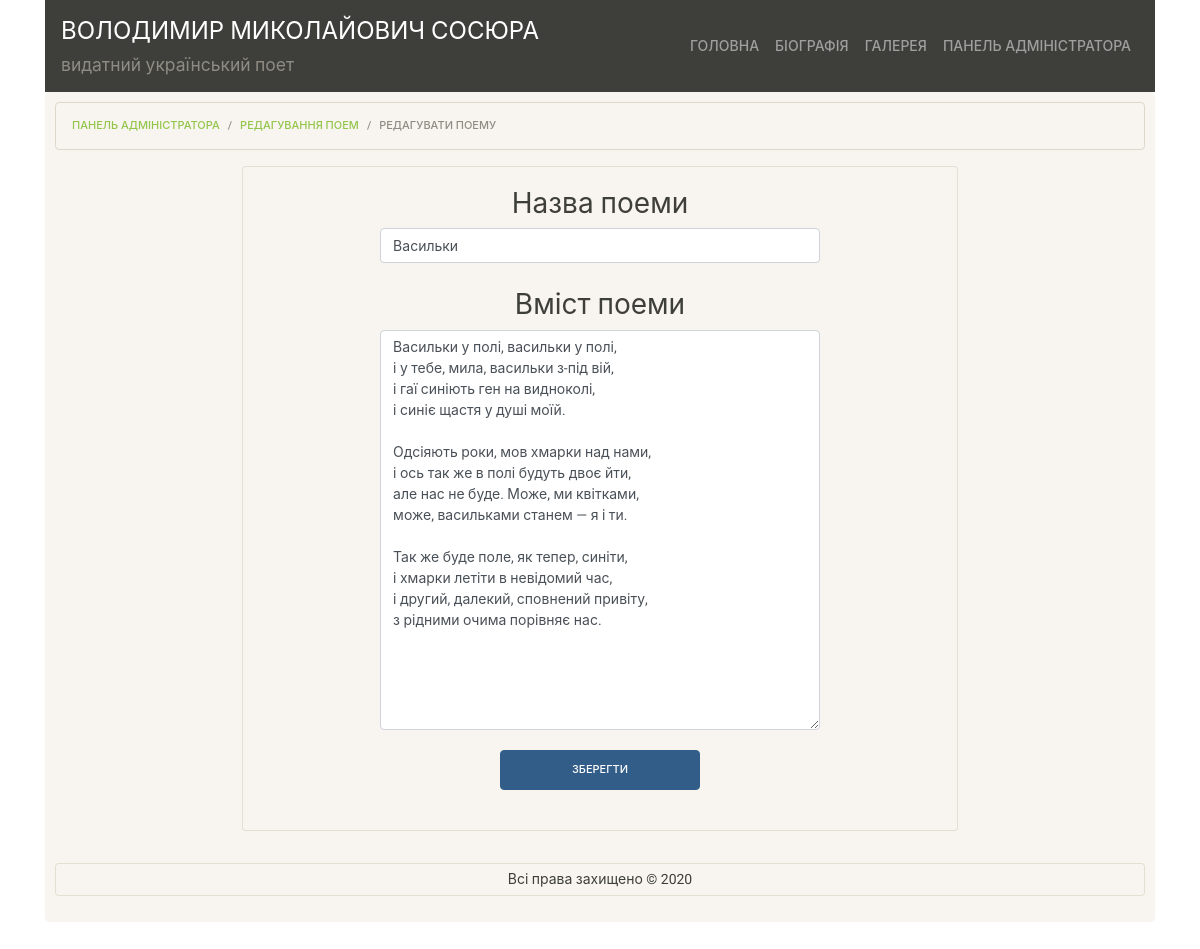
Page /lab10/public/admin/edit_poem.php?id=3 (signed in) on the committed database.
### tables this page shows
CREATE TABLE `site_head` (
  `id` int(11) NOT NULL,
  `author_full_name` varchar(50) NOT NULL,
  `description` varchar(50) NOT NULL
);

CREATE TABLE `poems` (
  `id` int(11) NOT NULL,
  `name` varchar(30) NOT NULL,
  `content` text NOT NULL
);

### lab10/src/services/Utils.php (called while the page is built, shortened)
<?php
class Utils {
    public static function get_file_hash($filename) {
        return date('YmdHis', filemtime($filename));
    }
}

### lab10/src/services/Auth.php (called while the page is built, shortened)
<?php
require_once __DIR__."/../dao/UserDaoPdo.php";
class Auth {
    private static ?Auth $singleton = null;
    private PDO $db;
    private UserDaoPdo $userDao;
    private ?User $user;
    private function __construct(PDO $db) {
        $this->db = $db;
        $this->userDao = new UserDaoPdo($db);
        $this->user = null;
        $this->tryRestoreFromSession();
    }
    private function tryRestoreFromSession() {
        if (isset($_SESSION['username']) && isset($_SESSION['password'])) {
            $username = $_SESSION['username'];
            $user = $this->userDao->findOneWithUsername($username);
            $this->user = $user;
        }
    }
    public static function instance() {
        if (Auth::$singleton == null) {
            include __DIR__."/../../config/db.php";
            Auth::$singleton = new Auth($db);
        }
        return Auth::$singleton;
    }
    public function getDb() {
        return $this->db;
    }
    public function isLoggedIn() {
        return $this->user != null;
    }
    public function isLoggedAsEditor() {
        return $this->isLoggedIn() && $this->user->isEditor();
    }
}

### lab10/src/dao/PdoDao.php (called while the page is built, shortened)
<?php
abstract class PdoDao {
    protected PDO $db;
    public function __construct(PDO $db) {
        $this->db = $db;
    }
    public function getById($id) {
        $stmt = $this->db->prepare("SELECT * FROM `{$this->getTableName()}` WHERE `id` = ?");
        $stmt->execute([$id]);
        $row = $stmt->fetch();
        return $this->associativeArrayToObject($row);
    }
}

### lab10/src/dao/SiteHeadDaoPdo.php (called while the page is built, shortened)
<?php
require_once __DIR__ . "/../models/SiteHead.php";
require_once __DIR__ . "/PdoDao.php";
class SiteHeadDaoPdo extends PdoDao {
    protected function getTableName() {
        return self::TABLE_NAME;
    }
    protected function associativeArrayToObject($arr) {
        return SiteHead::fromArray($arr);
    }
}

### lab10/src/models/SiteHead.php (called while the page is built, shortened)
<?php
class SiteHead {
    private $author_full_name;
    private $description;
    public static function fromArray($arr) {
        $obj = new SiteHead();
        foreach ($arr as $key => $value) {
            if (is_numeric($key)) continue;
            $obj->{$key} = $value;
        }
        return $obj;
    }
    public function getAuthorFullName() {
        return $this->author_full_name;
    }
    public function getDescription() {
        return $this->description;
    }
}

### lab10/src/dao/UserDaoPdo.php (called while the page is built, shortened)
<?php
require_once __DIR__ . "/../models/User.php";
require_once __DIR__ . "/PdoDao.php";
class UserDaoPdo extends PdoDao {
    protected function getTableName() {
        return self::TABLE_NAME;
    }
    protected function associativeArrayToObject($arr) {
        return User::fromArray($arr);
    }
    public function findOneWithUsername($username) {
        $stmt = $this->db->prepare("SELECT * FROM `{$this->getTableName()}` WHERE `username` = ?");
        $stmt->execute([$username]);
        $row = $stmt->fetch();
        return $this->associativeArrayToObject($row);
    }
}

### lab10/src/models/User.php (called while the page is built, shortened)
<?php
class User {
    private $role_id;
    public function isEditor() {
        return $this->getRoleId() >= 2;
    }
    public function getRoleId() {
        return $this->role_id;
    }
}

### lab10/src/request_handlers/EditPoem.php (called while the page is built, shortened)
<?php
require_once __DIR__."/../dao/PoemDaoPdo.php";
require_once __DIR__."/../services/Auth.php";
class EditPoemHandler {
    public static function getPoem() {
        if (!empty($_GET['id']) && is_numeric($_GET['id'])) {
            $id = $_GET['id'];
            $poemDao = new PoemDaoPdo(Auth::instance()->getDb());
            $user = $poemDao->getById($id);
            if ($user != FALSE) {
                return $user;
            }
        }
        die();
    }
}

### lab10/src/dao/PoemDaoPdo.php (called while the page is built, shortened)
<?php
require_once __DIR__ . "/../models/Poem.php";
require_once __DIR__ . "/PdoDao.php";
class PoemDaoPdo extends PdoDao {
    protected function getTableName() {
        return self::TABLE_NAME;
    }
    protected function associativeArrayToObject($arr) {
        return Poem::fromArray($arr);
    }
}

### lab10/src/models/Poem.php (called while the page is built, shortened)
<?php
class Poem {
    private $name;
    private $content;
    public static function fromArray($arr) {
        $obj = new Poem();
        foreach ($arr as $key => $value) {
            if (is_numeric($key)) continue;
            $obj->{$key} = $value;
        }
        return $obj;
    }
    public function getName() {
        return $this->name;
    }
    public function getContent() {
        return $this->content;
    }
}

### lab10/public/admin/edit_poem.php (the view, shortened to what this page needs)
<?php
require_once __DIR__."/../../src/services/Auth.php";
require_once __DIR__."/../../src/dao/PoemDaoPdo.php";
require_once __DIR__."/../../src/request_handlers/EditPoem.php";
if (!Auth::instance()->isLoggedAsEditor()) {
    header("Location: ./login.php");
    die();
}
$poem = EditPoemHandler::getPoem();
$breadcrumb_path = [
    "Панель адміністратора" => "./",
    "Редагування поем" => "./edit_poems.php",
    "Редагувати поему" => "#",
];
require_once __DIR__."/../templates/head.php";
?>
<div class="row justify-content-center">
    <div class="col-md-8">
        <div class="card bg-light mb-3">
            <div class="card-body justify-content-end">
                <form method="POST">
                    <div class="row justify-content-center" style="font-size: 18px;">
                        <h2>Назва поеми</h2>
                    </div>
                    <div class="row justify-content-center">
                        <div class="col-md-8">
                            <input type="text" name="poem_name" class="form-control" value="<?= $poem->getName(); ?>">
                        </div>
                    </div>
                    <div class="row justify-content-center" style="font-size: 18px; margin-top: 25px;">
                        <h2>Вміст поеми</h2>
                    </div>
                    <div class="row justify-content-center">
                        <div class="col-md-8">
                            <textarea name="poem_content" class="edit_text form-control" style="min-height: 400px;"><?= $poem->getContent(); ?></textarea>
                        </div>
                    </div>
                    <div class="row justify-content-center" style="margin-top: 10px;">
                        <input type="submit" class="save-btn btn btn-primary" value="Зберегти">
                    </div>
                </form>
            </div>
        </div>
    </div>
</div>
<?php
require_once __DIR__."/../templates/footer.php";
?>

### lab10/public/templates/head.php (shortened to what this page needs)
<?php
require_once __DIR__."/../../src/services/Utils.php";
require_once __DIR__."/../../src/services/Auth.php";
require_once __DIR__."/../../src/dao/SiteHeadDaoPdo.php";
$siteHeadPdo = new SiteHeadDaoPdo(Auth::instance()->getDb());
$siteHead = $siteHeadPdo->getById(1);
?>
<!DOCTYPE html>
<html lang="ua">
<head>
    <link rel="stylesheet" href="/assets/css/bootstrap.css?hash=<?= Utils::get_file_hash(__DIR__."/../assets/css/bootstrap.css"); ?>">
    <link rel="stylesheet" href="/assets/css/main.css?hash=<?= Utils::get_file_hash(__DIR__."/../assets/css/main.css"); ?>">
    <link rel="stylesheet" href="/assets/css/ekko-lightbox.css?hash=<?= Utils::get_file_hash(__DIR__."/../assets/css/ekko-lightbox.css"); ?>">
</head>
<body>
<div class="container">
    <nav class="navbar navbar-expand-lg navbar-dark bg-primary">
    <div class="row">
      <div class="col">
        <div class="row">
        <div class="col">
            <a class="navbar-brand" href="/"><?= $siteHead->getAuthorFullName(); ?></a>
        </div>
        </div>
        <div class="row">
        <div class="col">
            <h5 class="text-secondary"><?= $siteHead->getDescription(); ?></h5>
        </div>
        </div>
      </div>
    </div>
    <div class="collapse navbar-collapse justify-content-end" id="navbarColor01">
        <ul class="navbar-nav">
        <li class="nav-item <?= empty($is_nav_page_main) ? '' : 'active'; ?>">
            <a class="nav-link top-menu-link" href="/">Головна</a>
        </li>
        <li class="nav-item <?= empty($is_nav_page_bio) ? '' : 'active'; ?>">
            <a class="nav-link top-menu-link" href="/biography.php">Біографія</a>
        </li>
        <li class="nav-item <?= empty($is_nav_page_gallery) ? '' : 'active'; ?>">
            <a class="nav-link top-menu-link" href="/gallery.php">Галерея</a>
        </li>
        <?php if (Auth::instance()->isLoggedAsEditor()): ?>
        <li class="nav-item <?= empty($is_nav_page_admin) ? '' : 'active'; ?>">
            <a class="nav-link top-menu-link" href="/admin/">Панель адміністратора</a>
        </li>
        <?php endif; ?>
        </ul>
    </div>
    </nav>
    <div class="jumbotron content">
      <ol class="breadcrumb">
        <?php
        foreach ($breadcrumb_path as $key => $value):
            if ($key != array_key_last($breadcrumb_path)):
        ?>
            <li class="breadcrumb-item"><a href="<?= $value; ?>"><?= $key; ?></a></li>
        <?php
            else:
        ?>
            <li class="breadcrumb-item active"><?= $key; ?></li>
        <?php
            endif;
        endforeach;
        ?>
      </ol>

### lab10/public/assets/css/main.css (style rules this page uses)
.navbar-brand { font-size: 24px; }
.top-menu-link { font-size: 14px !important; }
.content { padding: 10px; }
.edit_text { -webkit-box-sizing: border-box; -moz-box-sizing: border-box; box-sizing: border-box; width: 100%; height: 300px; }
.save-btn { margin-top: 10px; width: 200px; height: 40px; }

### rows in the picture
site_head: author_full_name "ВОЛОДИМИР МИКОЛАЙОВИЧ СОСЮРА", description "видатний український поет"
poems: poem_name "Васильки", poem_content "Васильки у полі, васильки у полі, і у тебе, мила, васильки з-під вій, і гаї синіють ген на видноколі, і синіє щастя у душі моїй. Одсіяють роки, мов хмарки над нами, і ось так же в полі будуть двоє йти, але нас не буде. Може, ми квітками, може, васильками станем — я і ти. Так же буде поле, як тепер, синіти, і хмарки летіти в невідомий час, і другий, далекий, сповнений привіту, з рідними очима порівняє нас."

### other values in the picture
$key "ПАНЕЛЬ АДМІНІСТРАТОРА"
$key "РЕДАГУВАННЯ ПОЕМ"
$key "РЕДАГУВАТИ ПОЕМУ"
